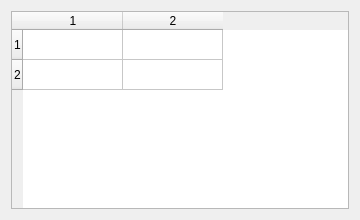
<?xml version="1.0" encoding="UTF-8"?>
<ui version="4.0"><class>Dialog</class><widget class="QDialog" name="Dialog"><property name="geometry"><rect><x>0</x><y>0</y><width>360</width><height>220</height></rect></property><property name="windowTitle"><string>#102 tables/187_size_2x2</string></property><layout class="QVBoxLayout" name="verticalLayout"><property name="leftMargin"><number>11</number></property><property name="topMargin"><number>11</number></property><property name="rightMargin"><number>11</number></property><property name="bottomMargin"><number>11</number></property><property name="spacing"><number>6</number></property><item><widget class="QTableWidget" name="table"><property name="rowCount"><number>2</number></property><property name="columnCount"><number>2</number></property></widget></item></layout></widget></ui>
